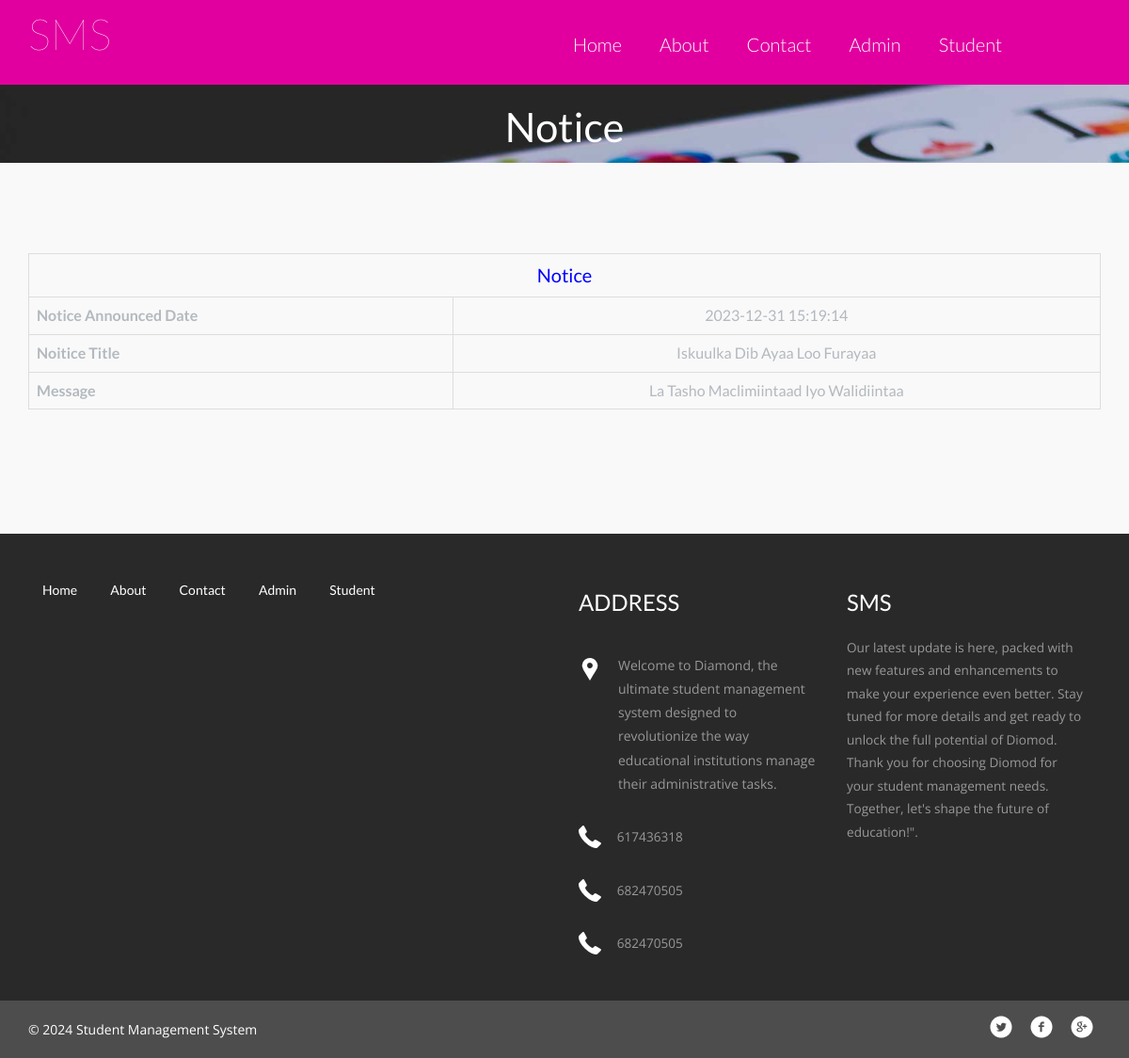
/studentms/view-public-notice.php?viewid=3, run on the app's committed database.
### tables this page shows
CREATE TABLE `tblpublicnotice` (
  `ID` int(5) NOT NULL,
  `NoticeTitle` varchar(200) DEFAULT NULL,
  `NoticeMessage` mediumtext DEFAULT NULL,
  `CreationDate` timestamp NULL DEFAULT current_timestamp()
);

CREATE TABLE `tblpage` (
  `ID` int(10) NOT NULL,
  `PageType` varchar(200) DEFAULT NULL,
  `PageTitle` mediumtext DEFAULT NULL,
  `PageDescription` mediumtext DEFAULT NULL,
  `Email` varchar(200) DEFAULT NULL,
  `MobileNumber` bigint(10) DEFAULT NULL,
  `UpdationDate` date DEFAULT NULL
);

### studentms/view-public-notice.php (the view, shortened to what this page needs)
<?php
include('includes/dbconnection.php');
?>
<!doctype html>
<html>
<head>
<link href="css/bootstrap.css" rel="stylesheet" type="text/css" media="all">
<link href="css/style.css" rel="stylesheet" type="text/css"/>
<link rel="stylesheet" type="text/css" href="css/default.css" />
<link rel="stylesheet" type="text/css" href="css/component.css" />
</head>
	<body>
<?php include_once('includes/header.php');?>
<div class="banner banner5">
	<div class="container">
	<h2>Notice</h2>
	</div>
</div>
<div class="welcome">
	<div class="container">
		<table border="1" class="table table-bordered mg-b-0">
                      <?php
$vid=$_GET['viewid'];
$sql="SELECT * from tblpublicnotice where ID=:vid";
$query = $dbh -> prepare($sql);
$query->bindParam(':vid',$vid,PDO::PARAM_STR);
$query->execute();
$results=$query->fetchAll(PDO::FETCH_OBJ);
$cnt=1;
if($query->rowCount() > 0)
{
foreach($results as $row)
{               ?>
 <tr align="center" class="table-warning">
<td colspan="4" style="font-size:20px;color:blue">
 Notice</td></tr>
<tr class="table-info">
    <th>Notice Announced Date</th>
    <td><?php  echo $row->CreationDate;?></td>
  </tr>
    <tr class="table-info">
    <th>Noitice Title</th>
    <td><?php  echo $row->NoticeTitle;?></td>
  </tr>
  <tr class="table-info">
     <th>Message</th>
    <td><?php  echo $row->NoticeMessage;?></td>
  </tr>
  <?php $cnt=$cnt+1;}} ?>
</table>
	</div>
</div>
<?php include_once('includes/footer.php');?>
	</body>
</html>

### studentms/includes/footer.php (shortened to what this page needs)
<div class="footer">
    <div class="container">
      <div class="col-md-6 footer-left">
        <ul>
          <li><a href="index.php">Home</a></li>
          <li><a href="about.php">About</a></li>
          <li><a href="contact.php">Contact</a></li>
          <li><a href="admin/login.php">Admin</a></li>
          <li><a href="user/login.php">Student</a></li>
        </ul>
      </div>
      <div class="col-md-3 footer-middle">
        <?php
$sql="SELECT * from tblpage where PageType='contactus'";
$query = $dbh -> prepare($sql);
$query->execute();
$results=$query->fetchAll(PDO::FETCH_OBJ);
$cnt=1;
if($query->rowCount() > 0)
{
foreach($results as $row)
{               ?>
        <h3>Address</h3>
        <div class="address">
          <p><?php  echo htmlentities($row->PageDescription);?>
          </p>
        </div>
        <div class="phone">
          <p><?php  echo htmlentities($row->MobileNumber);?></p>
        </div>
        <div class="phone">
          <p>682470505</p>
        </div>
        <div class="phone">
          <p>682470505</p>
        </div>
      <?php $cnt=$cnt+1;}} ?></div>
      <div class="col-md-3 footer-right">
        <h3>SMS</h3>
        <p>Our latest update is here, packed with new features and enhancements to make your experience even better. Stay tuned for more details and get ready to unlock the full potential of Diomod. Thank you for choosing Diomod for your student management needs. Together, let's shape the future of education!".</p>
      </div>
      <div class="clearfix"> </div>
    </div>
  </div>
<div class="copyright">
    <div class="container">
      <div class="copyright-left">
      <p>© <?php echo date('Y');?> Student Management System </p>
      </div>
      <div class="copyright-right">
        <ul>
          <li><a href="#" class="twitter"> </a></li>
          <li><a href="#" class="twitter facebook"> </a></li>
          <li><a href="#" class="twitter chrome"> </a></li>
        </ul>
      </div>
      <div class="clearfix"> </div>
    </div>
  </div>

### studentms/css/style.css (style rules this page uses)
html, body { font-family: 'Open Sans', sans-serif; font-size: 100%; background: #FFf; }
body a { transition:0.5s all; -webkit-transition:0.5s all; -moz-transition:0.5s all; -o-transition:0.5s all; -ms-transition:0.5s all; }
h1,h2,h3,h4,h5,h6 { margin:0; }
p { margin:0; font-family: 'Open Sans', sans-serif; }
ul { margin:0; padding:0; }
.banner { background:url(../images/banner.jpg); background-size:cover; min-height:650px; padding-top:0em !important; text-align:center; }
.welcome { padding: 6em 0 7em; text-align: center; }
.footer { padding:3em 0; background:#292929; }
.footer-left ul { padding:0; margin:0; }
.footer-left ul li { display:inline-block; margin:0 1em; }
.footer-left ul li:nth-child(1) { margin-left:0; }
.footer-left ul li a { color:#FFF; font-size:14px; }
.footer-middle h3 { color: #FFFFFF; font-size: 1.5em; font-weight: 400; margin: 0; text-transform: uppercase; }
.footer-right p { color: #989898; font-size: .85em; margin: .5em 0 0 0; line-height: 1.8em; font-weight: 400; }
.address p { color: #989898; font-size: 14px; line-height: 1.8em; padding-left: 3em; margin: 2em 0 0 0; background: url(../images/location.png) no-repeat 0px 5px; }
.phone { margin-top:2em; }
.phone p { color: #989898; font-size: .85em; line-height: 1.8em; padding-left: 3em; margin: 2em 0 0 0; background: url(../images/phone.png) no-repeat 0px 0px; }
.footer-right h3 { color: #fff; font-size: 1.5em; text-transform: uppercase; margin-bottom: 10px; margin-top: 0; }
.copyright { background: #4D4D4D; padding: 1em 0; }
.copyright-left p { color: #FFF; font-size: 14px; margin: .4em 0 0 0; }
.copyright-left { float:left; }
.copyright-right { float:right; }
.copyright-right ul { padding:0; margin:0; }
.copyright-right ul li { display:inline-block; margin:0 .5em; }
.copyright-right ul li a.twitter { background: url(../images/icons1.png) no-repeat 0px 0px; height: 24px; display: block; width: 24px; }
.copyright-right ul li a.facebook { background: url(../images/icons1.png) no-repeat -33px 0px; }
.copyright-right ul li a.chrome { background: url(../images/icons1.png) no-repeat -66px 0px; }
.banner5 { min-height: 83px; }
.banner5 h2 { color: #fff; padding-top: 21px; margin: 0; font-size: 2.7em }
.grid_5 h1, h2, h3, h4, h5, h6 { padding: 12px 0; }

### studentms/css/default.css (style rules this page uses)
*, *:after, *:before { -webkit-box-sizing: border-box; -moz-box-sizing: border-box; box-sizing: border-box; }
body, html { font-size: 100%; padding: 0; margin: 0; }
.clearfix:before, .clearfix:after { content: " "; display: table; }
.clearfix:after { clear: both; }
body { font-family: 'Lato', Calibri, Arial, sans-serif; color: #b3b9bf; background: #f9f9f9; }
a { color: #888; text-decoration: none; }

### data on the page
tblpublicnotice: CreationDate "2023-12-31 15:19:14", NoticeTitle "Iskuulka Dib Ayaa Loo Furayaa", NoticeMessage "La Tasho Maclimiintaad Iyo Walidiintaa"
tblpage: PageDescription "Welcome to Diamond, the ultimate student management system designed to revolutionize the way educational institutions manage their administrative tasks.", MobileNumber "617436318"
